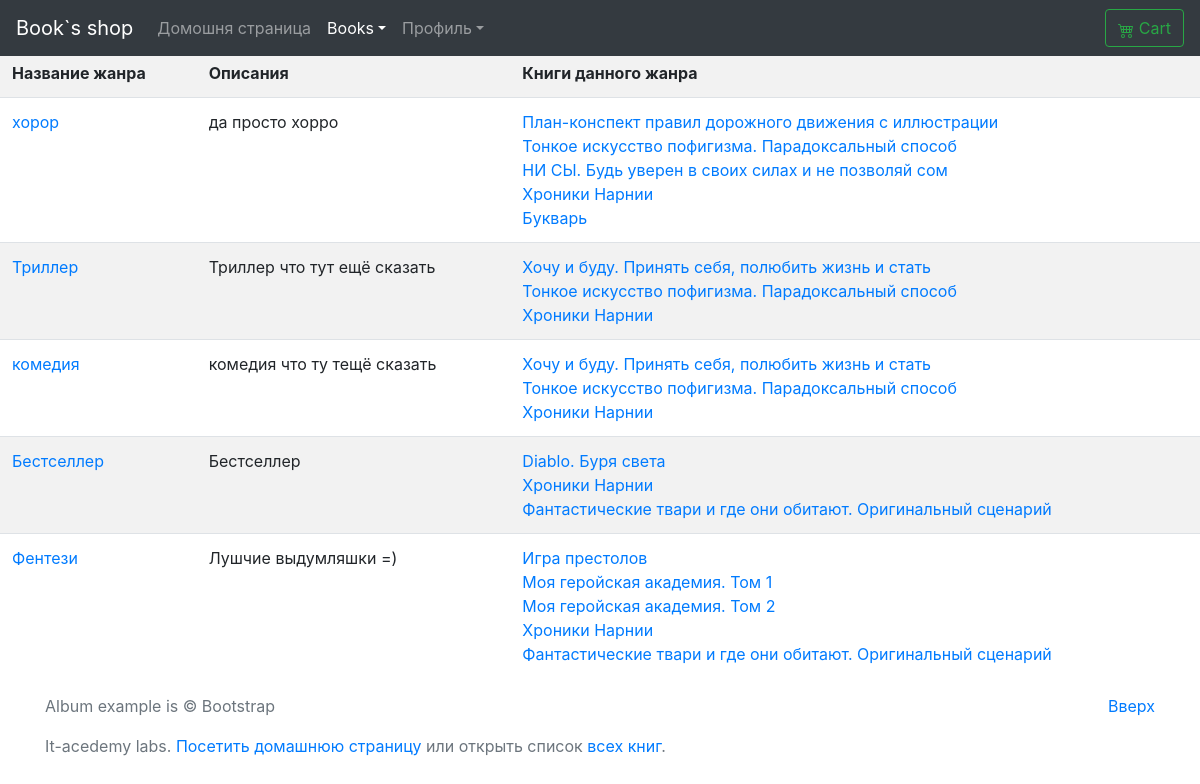
Page /books/genre_list on the committed database.
### books/models.py (models this page shows, shortened)
class Genre(models.Model):
    name = models.CharField(
        verbose_name ="Название Жанра",
        max_length=30
        )
    description = models.TextField(
        verbose_name="Описание Жанра",
        null=True,
        blank=True
    )

class Books(models.Model):
    name=models.CharField(
        verbose_name="Имя книги",
        max_length=100
    )
    description = models.TextField(
        verbose_name='Описание книги',
        null=True,
        blank=True
    )
    picture=models.ImageField(
        verbose_name="Фото обложки",
        upload_to="books-pic",
        null=True,
        blank=True,
        default="books-pic/default.jpg"
    )
    price=models.DecimalField(
        verbose_name="Цена",
        max_digits=5,
        decimal_places=2,
        default=00.00
    )
    author=models.ManyToManyField(
        'Author',
        verbose_name="Автор",
        related_name="books_author"
    )
    series=models.ManyToManyField(
        'Series',
        verbose_name="Серия",
        related_name="series_books",
        blank=True,
    )
    genre=models.ManyToManyField(
        'Genre',
        verbose_name="Жанр",
        related_name="genre_books"
    )
    publishing_year=models.PositiveSmallIntegerField (
        verbose_name="Год издания",
        default=2020
    )
    count_page=models.IntegerField(
        verbose_name="Кол-во страниц",
        default=100
    )
    binging=models.ForeignKey(
        'Binging',
        verbose_name="Переплёт",
        on_delete=models.PROTECT,
        default=1
    )
    format_book=models.CharField(
        verbose_name="Формат",
        default="99x99",
        max_length=15
    )
    isbn=models.CharField(
        verbose_name="ISBN",
        default="999-1-88877-6",
        max_length=15
    )
    weight=models.PositiveSmallIntegerField(
        verbose_name="Вес(гр.)",
        default="100"
    )
    age_limit=models.CharField(
        verbose_name="Ограничение по возрасту",
        default="6+",
        max_length=3
    )
    publisher=models.ManyToManyField(
        'Publisher',
        verbose_name="Издательство",
        related_name="publisher_books"
    )
    count_book=models.IntegerField(
        verbose_name="Ко-во книг в наличии",
        default=100
    )
    availability=models.BooleanField(
        verbose_name="Наличие книги",
        default=True
    )
    rating=models.FloatField(
        verbose_name="Рейтинг",
        validators=[MinValueValidator(0), MaxValueValidator(10)],
        default=9
    )
    created=models.DateField(
        verbose_name="Дата внесения в каталог",
        auto_now=False,
        auto_now_add=True
    )
    updated=models.DateField(
        verbose_name="Дата последнего изменения",
        auto_now=True,
        auto_now_add=False
    )
    user=models.ForeignKey(
        User,
        on_delete=models.PROTECT,
        default=2
    )
    def __str__(self):
        return f"{self.name}"

### books/views.py (the view)
# urls.py: path('genre_list', views.GenreList.as_view(),name='genre_list'),
class GenreList(ListView):
    model=Genre
    template_name='genre/g_list.html'

### books/templates/genre/g_list.html (shortened to what this page needs)
{% extends "base.html" %}
{% load crispy_forms_tags %}
{%load my_tags %}
        {% block books_active %}
          <a class="nav-link dropdown-toggle active" href="{% url 'CRUDL_books:list' %}" id="dropdown01" data-toggle="dropdown" aria-haspopup="true" aria-expanded="true">Books</a>
          {% endblock books_active %}
    {% block main %}
        <table class="table table-striped" width="100%" >
                <tr>
                    <th>Название жанра</th><th>Описания</th><th>Книги данного жанра</th>
                </tr>
            {% for genre in object_list %}
                <tr>
                    <td><a href="{% url 'CRUDL_books:genre_detail' genre.pk %}">{{genre.name}}</a> </td>
                    <td>{{genre.description}} </td>
                    <td>
                    {% for books in genre.genre_books.all %}
                        <a href="{% url 'CRUDL_books:detail' books.pk %}">{{books}}</a> <br>
                    {%endfor%}
                    </td>
                </tr>
        {% endfor %}
        </table>
{% endblock main %}

### test_hello_word/static/css/carousel.css (style rules this page uses)
body { padding-top: 3rem; padding-bottom: 3rem; color: #5a5a5a; }

### rows in the picture
Genre: name "хорор", description "да просто хорро"
Books: name "План-конспект правил дорожного движения с иллюстрации"
Books: name "Тонкое искусство пофигизма. Парадоксальный способ"
Books: name "НИ СЫ. Будь уверен в своих силах и не позволяй сом"
Books: name "Хроники Нарнии"
Books: name "Букварь"
Genre: name "Триллер", description "Триллер что тут ещё сказать"
Books: name "Хочу и буду. Принять себя, полюбить жизнь и стать"
Genre: name "комедия", description "комедия что ту тещё сказать"
Genre: name "Бестселлер", description "Бестселлер"
Books: name "Diablo. Буря света"
Books: name "Фантастические твари и где они обитают. Оригинальный сценарий"
Genre: name "Фентези", description "Лушчие выдумляшки =)"
Books: name "Игра престолов"
Books: name "Моя геройская академия. Том 1"
Books: name "Моя геройская академия. Том 2"
